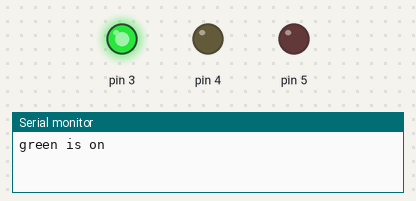
Bench run of a sketch on a simulated Arduino Uno, built with avr-gcc and run on an emulated ATmega328P. On the bench: output pins drawn as LEDs (lit = HIGH), the last lines printed to the serial monitor.

Above: at 1.0 s.
At 2.3 s:
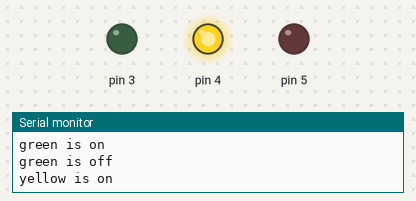
At 3.5 s:
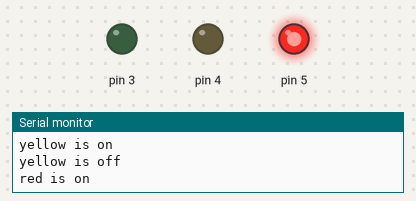
At 4.6 s:
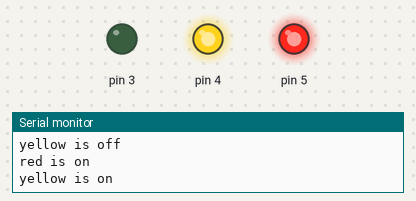
Timing chart, 0 to 6.2 s (numbered marks = the images above):
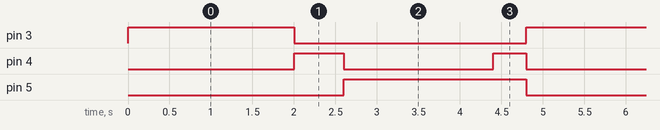

The sketch:

main.ino
```cpp
void setup() {
  // I could have added some comments here but this
  // too simple
  Serial.begin(115200);
  if(!Serial) Serial.println("serial is not ok");
  pinMode(3, OUTPUT);
  pinMode(4, OUTPUT);
  pinMode(5, OUTPUT);
}

void loop() {
  // removed some default comments here
  digitalWrite(3, HIGH);
  Serial.println("green is on");
  delay(2000);
  digitalWrite(3, LOW);
  Serial.println("green is off");

  digitalWrite(4, HIGH);
  Serial.println("yellow is on");
  delay(600);
  digitalWrite(4, LOW);
  Serial.println("yellow is off");

  digitalWrite(5, HIGH);
  Serial.println("red is on");
  delay(1800);

  digitalWrite(4, HIGH);
  Serial.println("yellow is on");
  delay(400);

  digitalWrite(5, LOW);
  Serial.println("red is off");
  digitalWrite(4, LOW);
  Serial.println("yellow is off");

}
```

Measured:
- by itself, pin 3: alternates HIGH for 2.0 s and LOW for 2.8 s
- by itself, pin 4: repeats every 4.8 s: LOW 1.8 s, HIGH 0.40 s, LOW 2.0 s, HIGH 0.60 s
- by itself, pin 5: alternates HIGH for 2.2 s and LOW for 2.6 s
